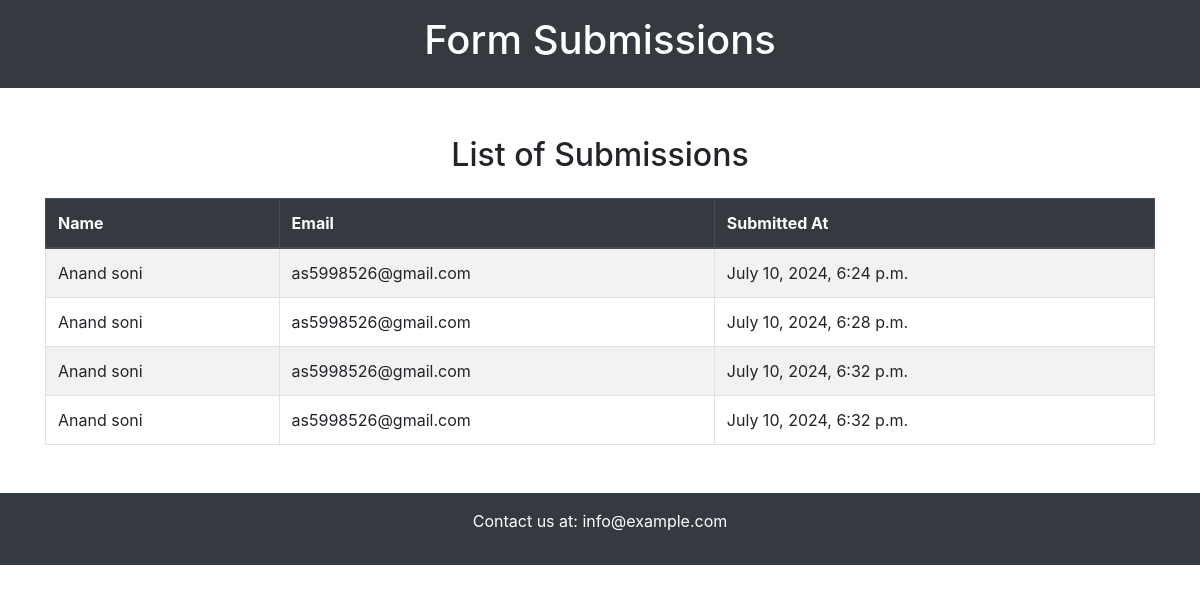
The app's page /submissions/ with its own data.
### webpage/models.py (models this page shows, shortened)
class FormSubmission(models.Model):
    name = models.CharField(max_length=100)
    email = models.EmailField()
    submitted_at = models.DateTimeField(auto_now_add=True)

### webpage/views.py (the view)
# urls.py: path('submissions/', views.submissions, name='submissions'),
def submissions(request):
    submissions = FormSubmission.objects.all()
    return render(request, 'webpage/submissions.html', {'submissions': submissions})

### webpage/templates/webpage/submissions.html (shortened to what this page needs)
<!DOCTYPE html>
<html lang="en">
<head>
    <link rel="stylesheet" href="https://stackpath.bootstrapcdn.com/bootstrap/4.5.2/css/bootstrap.min.css">
</head>
<body>
    <header class="bg-dark text-white text-center py-3">
        <h1>Form Submissions</h1>
    </header>
    <main class="container my-5">
        <h2 class="text-center">List of Submissions</h2>
        <table class="table table-striped table-bordered mt-4">
            <thead class="thead-dark">
                <tr>
                    <th>Name</th>
                    <th>Email</th>
                    <th>Submitted At</th>
                </tr>
            </thead>
            <tbody>
                {% for submission in submissions %}
                <tr>
                    <td>{{ submission.name }}</td>
                    <td>{{ submission.email }}</td>
                    <td>{{ submission.submitted_at }}</td>
                </tr>
                {% endfor %}
            </tbody>
        </table>
    </main>
    <footer class="bg-dark text-white text-center py-3">
        <p>Contact us at: <a class="text-white" href="mailto:info@example.com">info@example.com</a></p>
    </footer>
</body>
</html>

### records on screen
FormSubmission: name "Anand soni", email "as5998526@gmail.com", submitted_at "July 10, 2024, 6:24 p.m."
FormSubmission: name "Anand soni", email "as5998526@gmail.com", submitted_at "July 10, 2024, 6:28 p.m."
FormSubmission: name "Anand soni", email "as5998526@gmail.com", submitted_at "July 10, 2024, 6:32 p.m."
FormSubmission: name "Anand soni", email "as5998526@gmail.com", submitted_at "July 10, 2024, 6:32 p.m."
